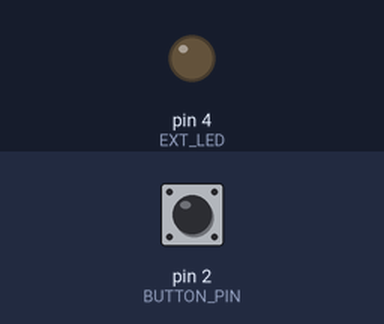
The sketch below on a simulated Arduino Uno, built with avr-gcc and run on an emulated ATmega328P. On the bench: output pins drawn as LEDs (lit = HIGH). Inputs (shaded band) come from the test bench; at power-on: pin 2 (BUTTON_PIN) HIGH.

Above: at 1.2 s.
1.3 s: pin 2 (BUTTON_PIN) pulled LOW for 0.15 s
At 2.5 s:
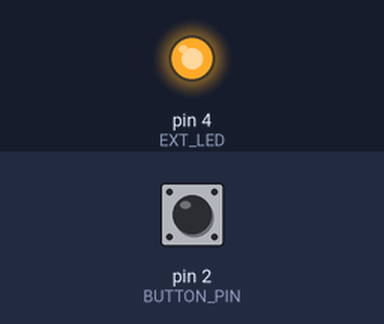
2.9 s: pin 2 (BUTTON_PIN) pulled LOW for 1 s
At 3.7 s:
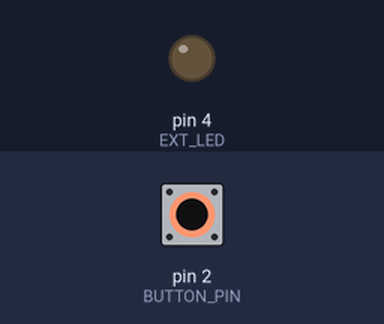
5.4 s: pin 2 (BUTTON_PIN) pulled LOW for 3.2 s
At 6.8 s:
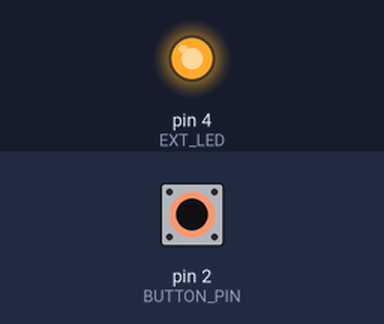
Timing chart, 0 to 8.4 s (numbered marks = the images above; inputs shaded):
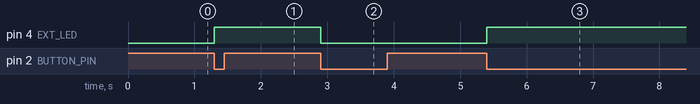

Measured:
- after the input at 1.3 s, pin 4 (EXT_LED): LOW → HIGH at once
- after the input at 2.9 s, pin 4 (EXT_LED): HIGH → LOW at once
- after the input at 5.4 s, pin 4 (EXT_LED): LOW → HIGH at once

The sketch:

Week_6a.ino
```cpp
/*
  Week 6 - Activity: Hardware Interrupt

  Learning objectives:
  - Attach a hardware interrupt to pin D2 on FALLING edge
  - Write a minimal ISR that toggles an LED
  - Observe that the interrupt fires instantly even during delay()

  Behaviour:
  - Onboard buzzer beeps once every 4 seconds continuously (2s ON, 2s OFF)
  - Press button once → external LED turns ON
  - Press button again → external LED turns OFF
  - External LED responds instantly at any point during the beep cycle
*/

////////////////////////////////////////////////////////////////////////////////
                              //CODE STARTS


// ================= LIBRARIES =================
#include <Wire.h>
#include <Adafruit_PCF8574.h>

// ================= PIN DEFINITIONS =================
#define BUZZER_PIN  5     // onboard buzzer - PCF8574 pin P5
#define EXT_LED     4     // external LED connected via jumper header
#define BUTTON_PIN  2     // interrupt pin - must be D2 or D3 on Arduino Uno

// ================= OBJECTS =================
Adafruit_PCF8574 pcf;

volatile bool ledState = false;   // tracks whether the external LED is ON or OFF

// ================= ISR =================
void onButtonPress() {
  if (ledState == false) {
    ledState = true;                 // update state to ON
    digitalWrite(EXT_LED, HIGH);     // turn external LED ON
  } else {
    ledState = false;                // update state to OFF
    digitalWrite(EXT_LED, LOW);      // turn external LED OFF
  }
}

// ================= SETUP =================
void setup() {
  pcf.begin(0x20, &Wire);         // PCF8574 I2C address
  pcf.pinMode(BUZZER_PIN, OUTPUT); // set as OUTPUT — this buzzer just beeps on its own
  pinMode(EXT_LED, OUTPUT);      // set as OUTPUT — this LED is toggled by the ISR
  pinMode(BUTTON_PIN, INPUT_PULLUP);  // enable the internal pull-up (INPUT_PULLUP)

  // Call the onButtonPress() ISR when pin 2 is pulled down to Ground
  // fill in: (interrupt pin, ISR function name, trigger mode)
  attachInterrupt(digitalPinToInterrupt(BUTTON_PIN), onButtonPress, FALLING);
}

// ================= LOOP =================
void loop() {
  pcf.digitalWrite(BUZZER_PIN, LOW);   // buzzer ON (active LOW)
  delay(2000);                         // buzzer ON for 2 seconds
  pcf.digitalWrite(BUZZER_PIN, HIGH);  // buzzer OFF
  delay(2000);                         // buzzer OFF for 2 seconds
}
```
